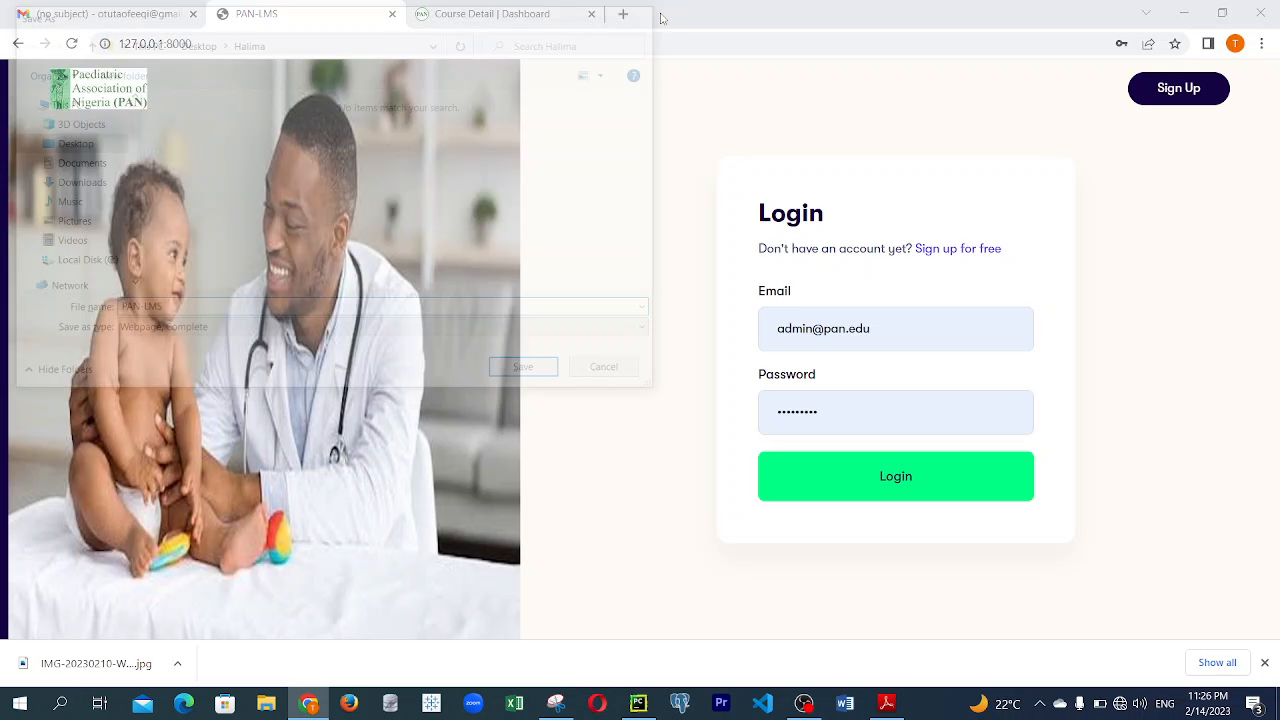
#> input picture frame 98 of client/myvideo.mp4, 1280 x 720 px
$ python main.py
#> lines starting #> are read from the running program, lines starting #| are printed output that depends on the picture
import numpy as np
import cv2
import random

# Load the noisy video
noisy_video_path = 'myvideo.mp4'
cap = cv2.VideoCapture(noisy_video_path)

# Get video properties
frame_width = int(cap.get(3))
frame_height = int(cap.get(4))
num_frames = int(cap.get(cv2.CAP_PROP_FRAME_COUNT))

# Define the objective function for GWO
def objective_function(params, noisy_frame):
    # Convert the frame to grayscale
    noisy_gray = cv2.cvtColor(noisy_frame, cv2.COLOR_BGR2GRAY)

    # Extract the denoising parameters from the params array
    h_color = int(params[0])
    h_space = int(params[1])

    # Apply noise removal algorithm using the parameters
    denoised_frame = cv2.fastNlMeansDenoisingColored(noisy_frame, None, h_color, h_space)

    # Calculate mean squared error between denoised frame and noisy frame
    mse = np.mean((denoised_frame - noisy_gray) ** 2)
    return mse

# Grey Wolf Optimizer implementation
def grey_wolf_optimizer(noisy_frame, max_iter=100, num_wolves=5, dim=2):
    # Define the parameter ranges based on your problem
    param_ranges = [(1, 100), (1, 100)]

    # Initialize the wolves with random parameter values
    wolves = np.random.uniform(low=param_ranges[0][0], high=param_ranges[0][1], size=(num_wolves, dim))

    # Initialize alpha, beta, and delta
    alpha = wolves[0]
    beta = wolves[1]
    delta = wolves[2]

    for iteration in range(max_iter):
        for i in range(num_wolves):
            fitness = objective_function(wolves[i], noisy_frame)
            alpha_fitness = objective_function(alpha, noisy_frame)
            beta_fitness = objective_function(beta, noisy_frame)
            delta_fitness = objective_function(delta, noisy_frame)

            if fitness < alpha_fitness:
                alpha = wolves[i]
            if alpha_fitness < fitness < beta_fitness:
                beta = wolves[i]
            if alpha_fitness < beta_fitness < fitness < delta_fitness:
                delta = wolves[i]

            a = 2 - iteration * (2 / max_iter)

            for j in range(dim):
                r1, r2 = random.random(), random.random()
                A1, C1 = 2 * a * r1 - a, 2 * r2
                D_alpha = abs(C1 * alpha[j] - wolves[i][j])
                wolves[i][j] = alpha[j] - A1 * D_alpha

        print(f"Iteration {iteration+1}/{max_iter} - Best MSE: {objective_function(alpha, noisy_frame)}")

    return alpha

# Create an output video writer
denoised_video_path = 'denoised_video.mp4'
out = cv2.VideoWriter(denoised_video_path, cv2.VideoWriter_fourcc(*'mp4v'), 30, (frame_width, frame_height))

# Process each frame of the noisy video
while True:
    ret, noisy_frame = cap.read()
#> noisy_frame is the input picture: shape (720, 1280, 3); mean B, G, R 213.6, 216.5, 216.1
    if not ret:
        break

    # Run GWO to find optimal denoising parameters
    best_params = grey_wolf_optimizer(noisy_frame)
#> the loop in grey_wolf_optimizer, `for iteration in range(max_iter):` made 1 pass
#> pass 1, in objective_function, `noisy_gray = cv2.cvtColor(noisy_frame, cv2.COLOR_BGR2GRAY)`:
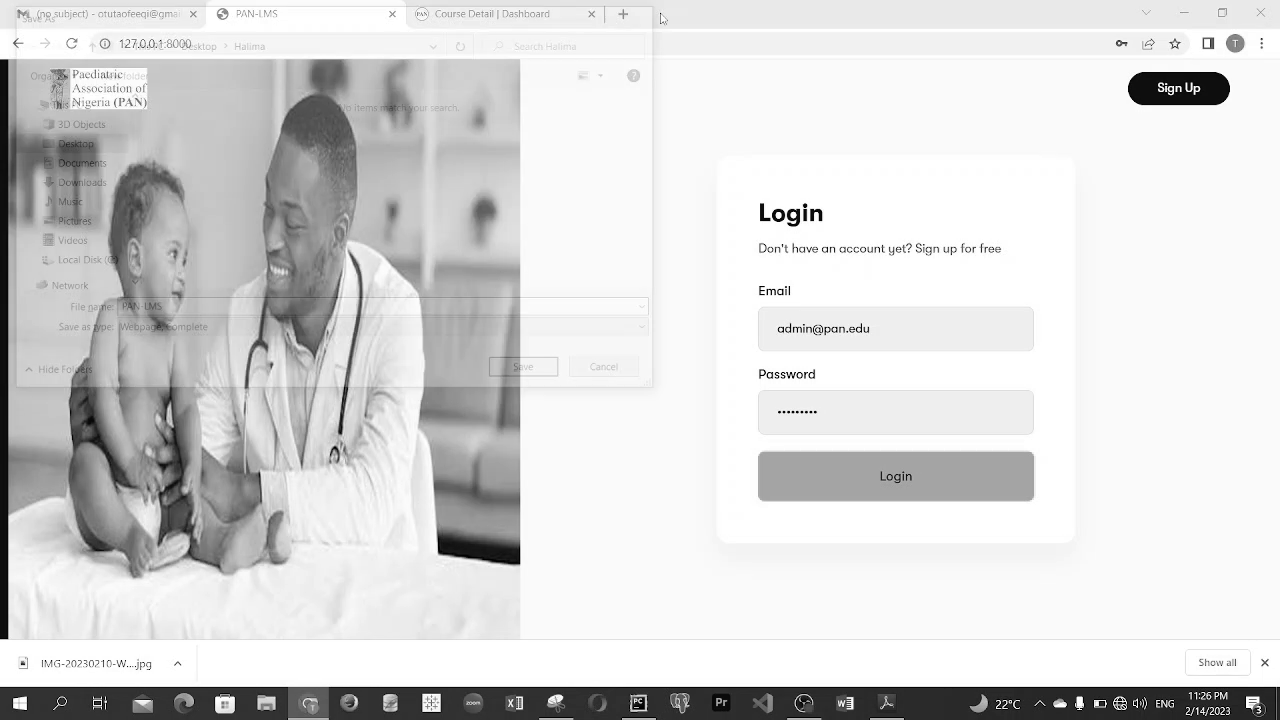
#> noisy_gray: shape (720, 1280); min 0, max 255, mean 216
#> pass 1, in objective_function, `denoised_frame = cv2.fastNlMeansDenoisingColored(noisy_frame, None, h_..`:
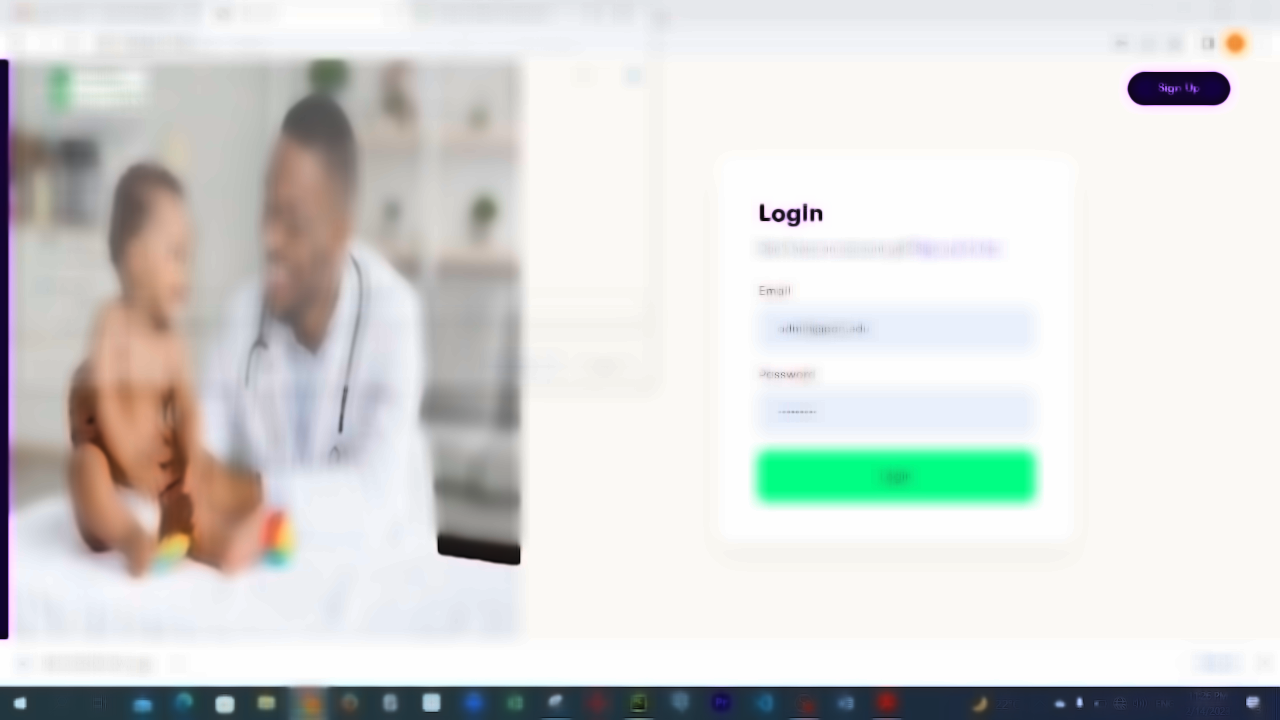
#> denoised_frame: shape (720, 1280, 3); mean B, G, R 212.9, 215.5, 214.5
#> after the loop in grey_wolf_optimizer, `for iteration in range(max_iter):`: wolves = [[55.33, 71.8], [60.67, 54.94], [42.94, 64.94], [44.32, 89.29], [96.4, 38.96]]
#> (the run stopped early here; a loop or call above may not have finished)

$ run again, starting later in the video
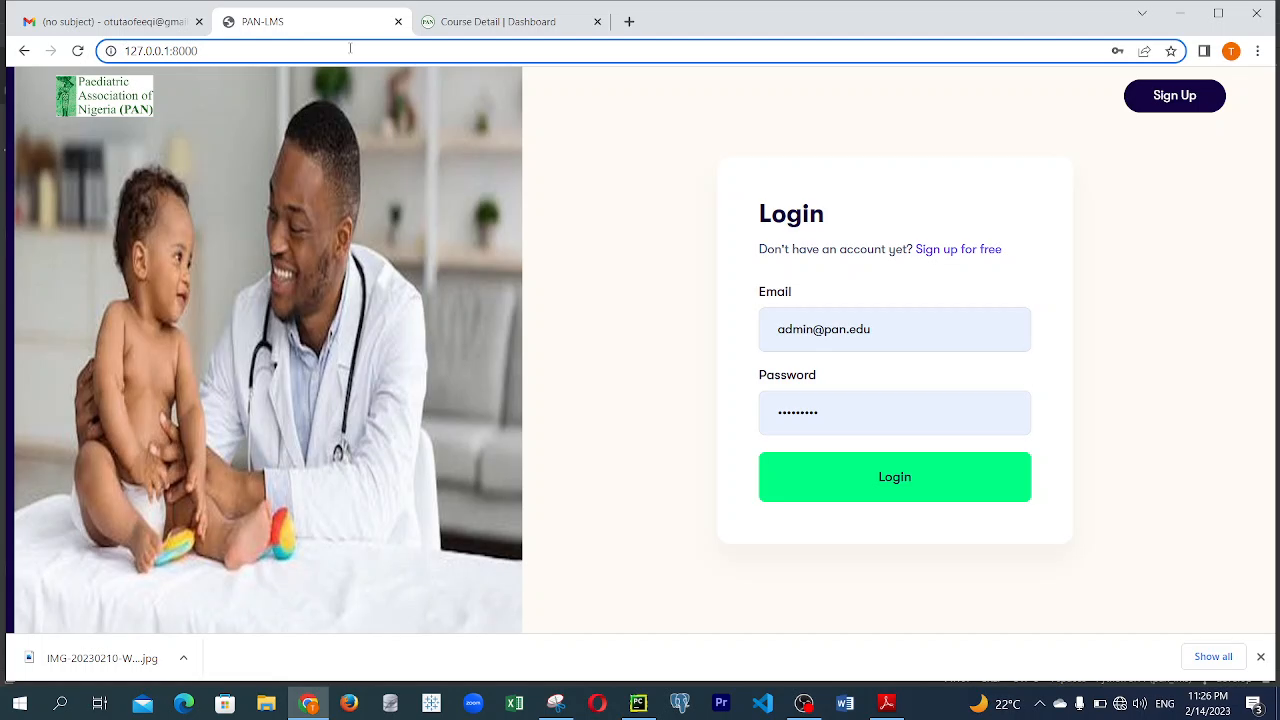
#> input picture frame 442 of client/myvideo.mp4, 1280 x 720 px
#> noisy_frame is the input picture: shape (720, 1280, 3); mean B, G, R 206, 208.9, 208.5
#> the loop in grey_wolf_optimizer, `for iteration in range(max_iter):` made 1 pass
#> pass 1, in objective_function, `noisy_gray = cv2.cvtColor(noisy_frame, cv2.COLOR_BGR2GRAY)`:
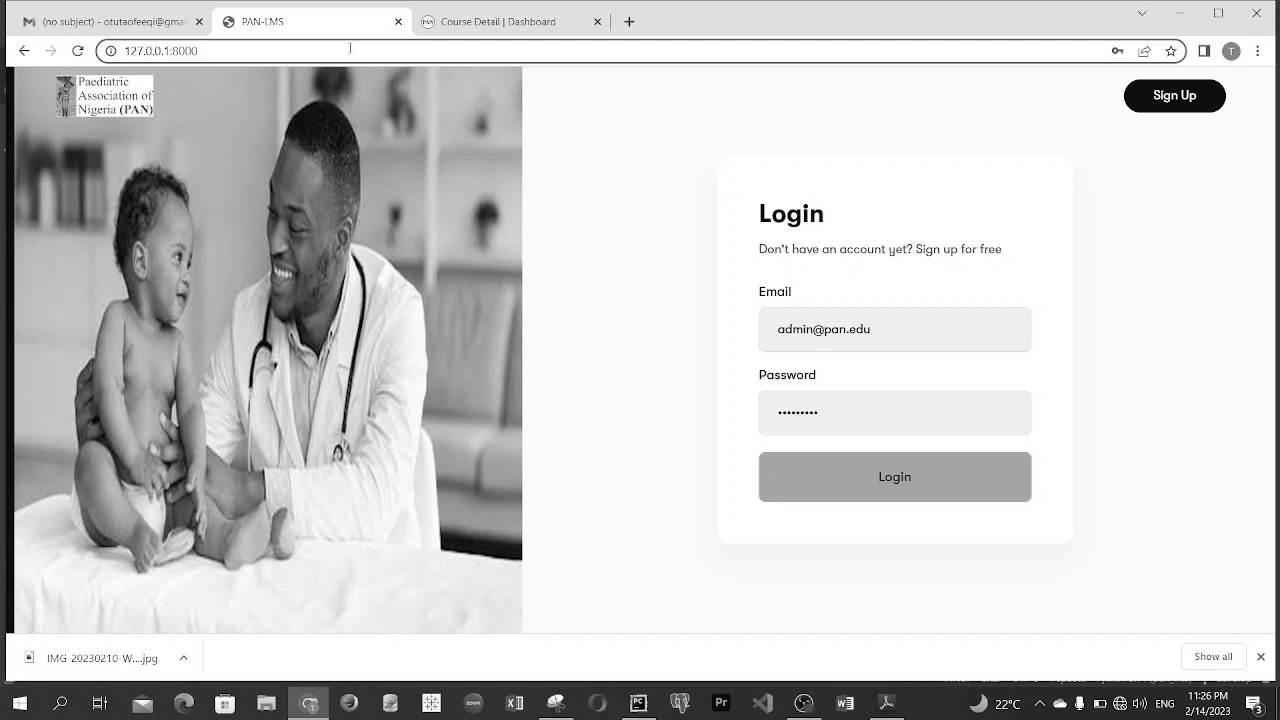
#> noisy_gray: shape (720, 1280); min 0, max 255, mean 208.5
#> pass 1, in objective_function, `denoised_frame = cv2.fastNlMeansDenoisingColored(noisy_frame, None, h_..`:
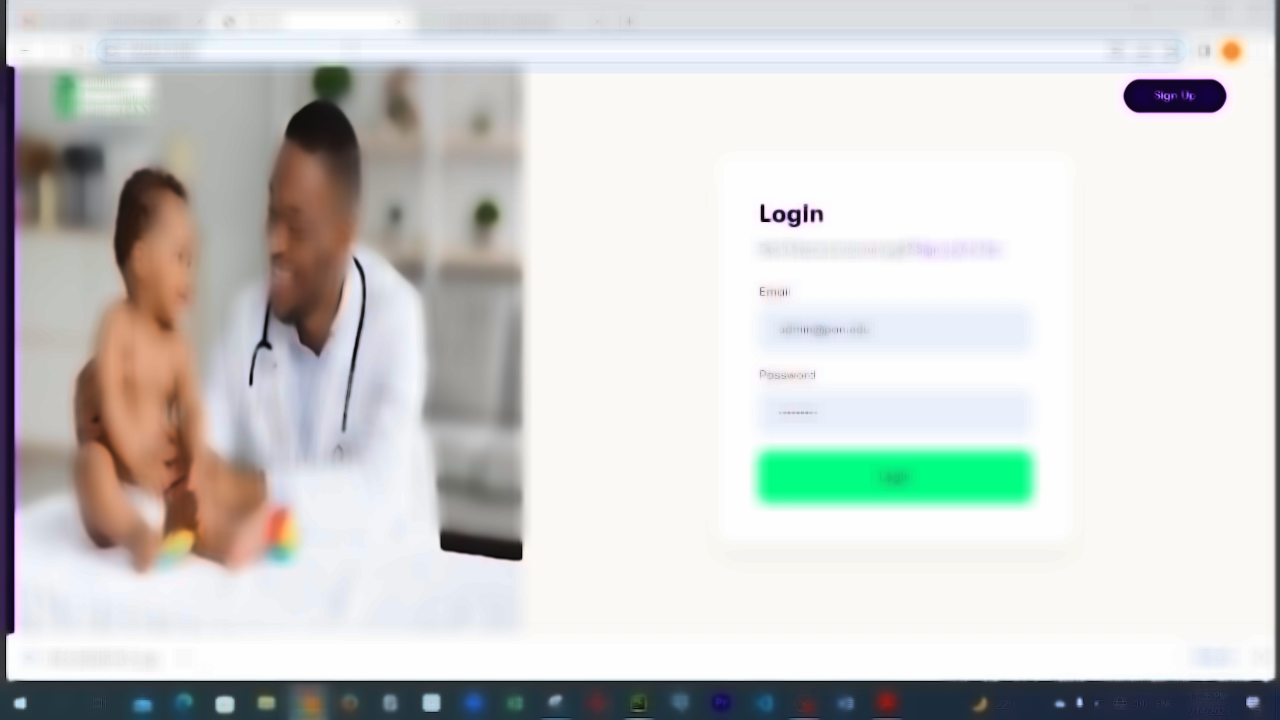
#> denoised_frame: shape (720, 1280, 3); mean B, G, R 205.4, 207.8, 206.9
#> after the loop in grey_wolf_optimizer, `for iteration in range(max_iter):`: wolves = [[55.33, 71.8], [60.67, 54.94], [42.94, 64.94], [44.32, 89.29], [96.4, 38.96]]

$ run again, starting later in the video
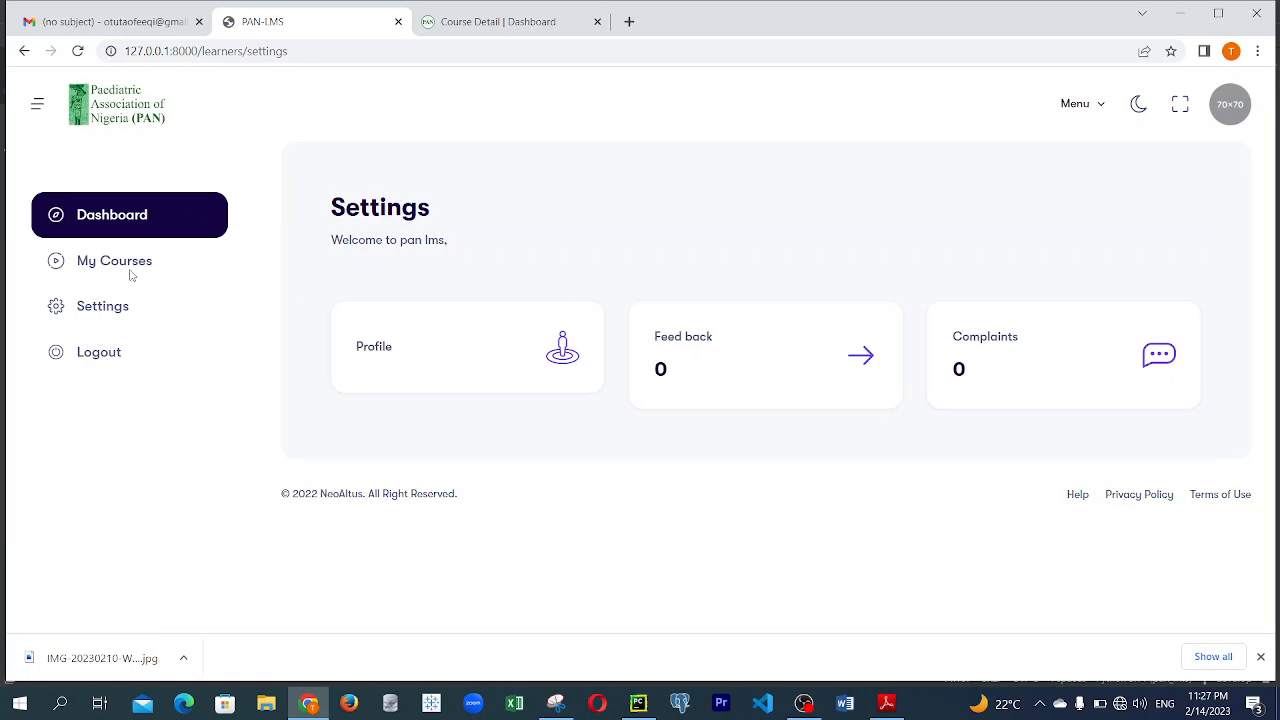
#> input picture frame 787 of client/myvideo.mp4, 1280 x 720 px
#> noisy_frame is the input picture: shape (720, 1280, 3); mean B, G, R 237.3, 235, 233.9
#> the loop in grey_wolf_optimizer, `for iteration in range(max_iter):` made 1 pass
#> pass 1, in objective_function, `noisy_gray = cv2.cvtColor(noisy_frame, cv2.COLOR_BGR2GRAY)`:
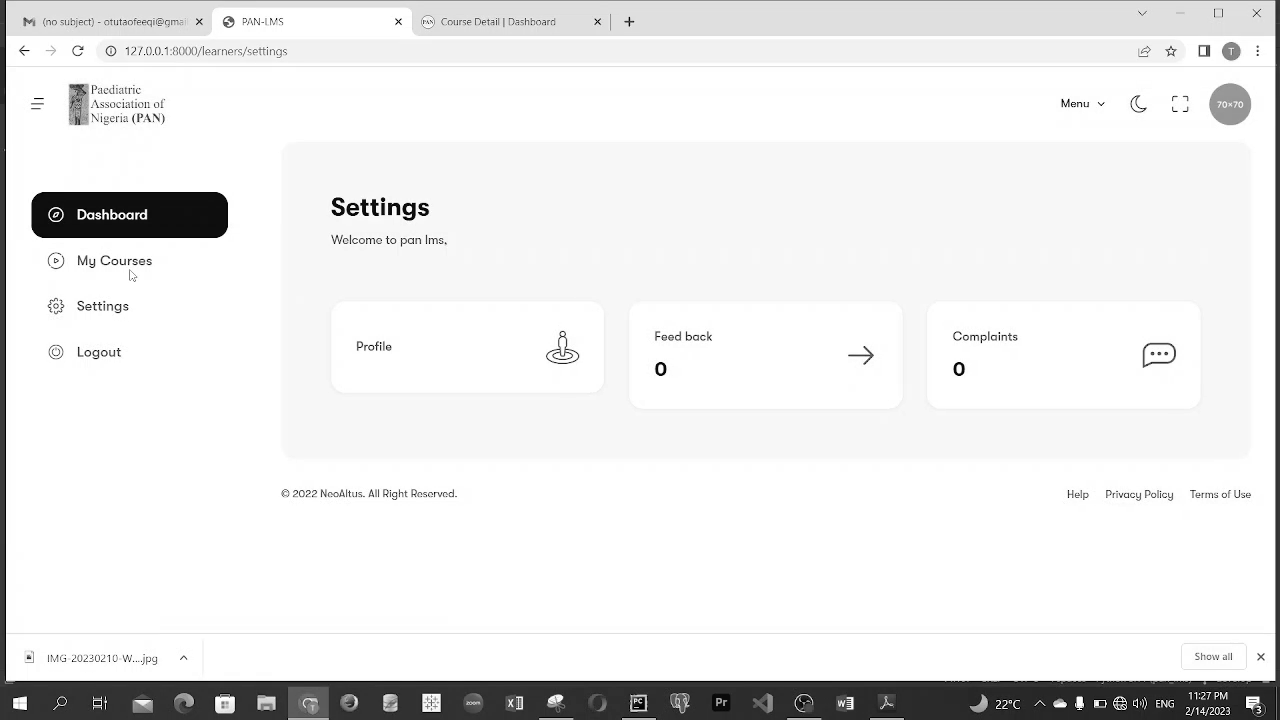
#> noisy_gray: shape (720, 1280); min 0, max 255, mean 234.9
#> pass 1, in objective_function, `denoised_frame = cv2.fastNlMeansDenoisingColored(noisy_frame, None, h_..`:
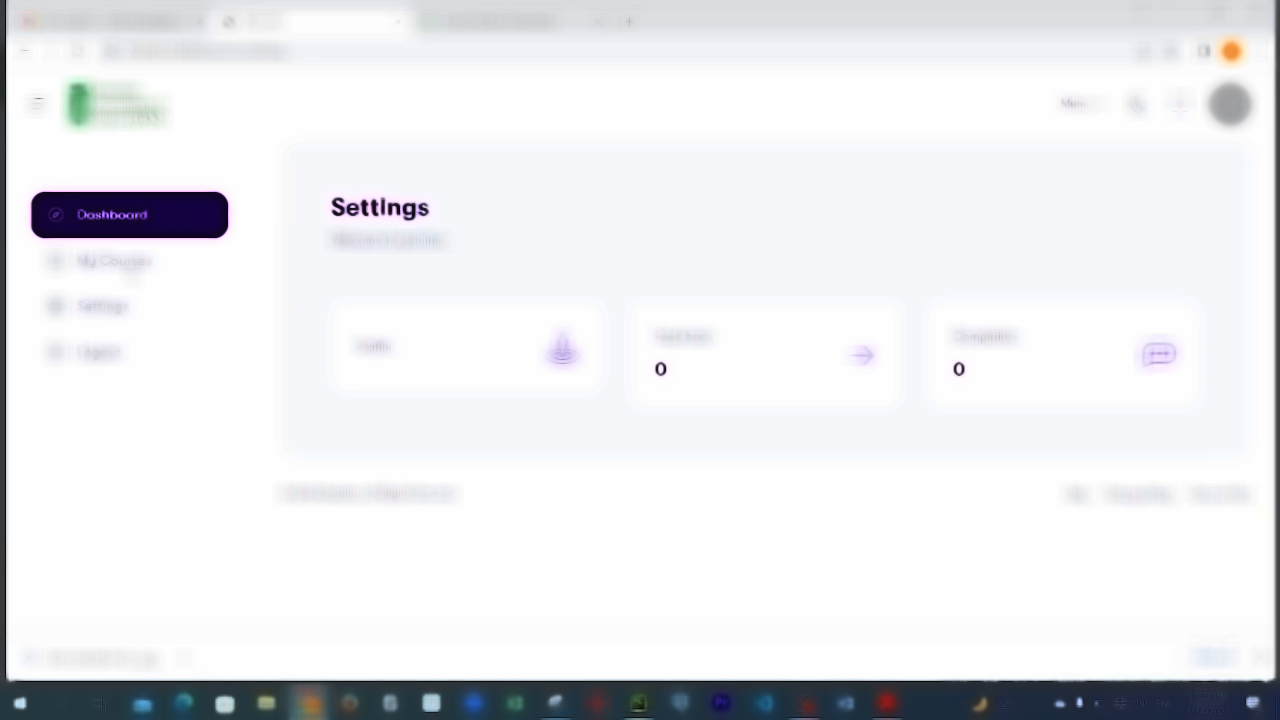
#> denoised_frame: shape (720, 1280, 3); mean B, G, R 236.5, 233.8, 232.7
#> after the loop in grey_wolf_optimizer, `for iteration in range(max_iter):`: wolves = [[55.33, 71.8], [60.67, 54.94], [42.94, 64.94], [44.32, 89.29], [96.4, 38.96]]
